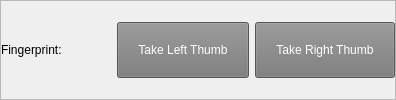
            <widget class="QFrame" name="frame_75">
             <property name="frameShape">
              <enum>QFrame::StyledPanel</enum>
             </property>
             <property name="frameShadow">
              <enum>QFrame::Raised</enum>
             </property>
             <layout class="QHBoxLayout" name="horizontalLayout_51">
              <property name="leftMargin">
               <number>0</number>
              </property>
              <property name="topMargin">
               <number>0</number>
              </property>
              <property name="rightMargin">
               <number>0</number>
              </property>
              <property name="bottomMargin">
               <number>0</number>
              </property>
              <item>
               <widget class="QLabel" name="label_39">
                <property name="minimumSize">
                 <size>
                  <width>110</width>
                  <height>0</height>
                 </size>
                </property>
                <property name="maximumSize">
                 <size>
                  <width>110</width>
                  <height>16777215</height>
                 </size>
                </property>
                <property name="text">
                 <string>Fingerprint:</string>
                </property>
               </widget>
              </item>
              <item>
               <widget class="QPushButton" name="pushButton_3">
                <property name="styleSheet">
                 <string notr="true">padding: 20px;
background-color: rgb(119, 119, 119);
color: white;</string>
                </property>
                <property name="text">
                 <string>Take Left Thumb</string>
                </property>
               </widget>
              </item>
              <item>
               <widget class="QPushButton" name="pushButton_4">
                <property name="styleSheet">
                 <string notr="true">padding: 20px;
background-color: rgb(119, 119, 119);
color: white;</string>
                </property>
                <property name="text">
                 <string>Take Right Thumb</string>
                </property>
               </widget>
              </item>
             </layout>
            </widget>
